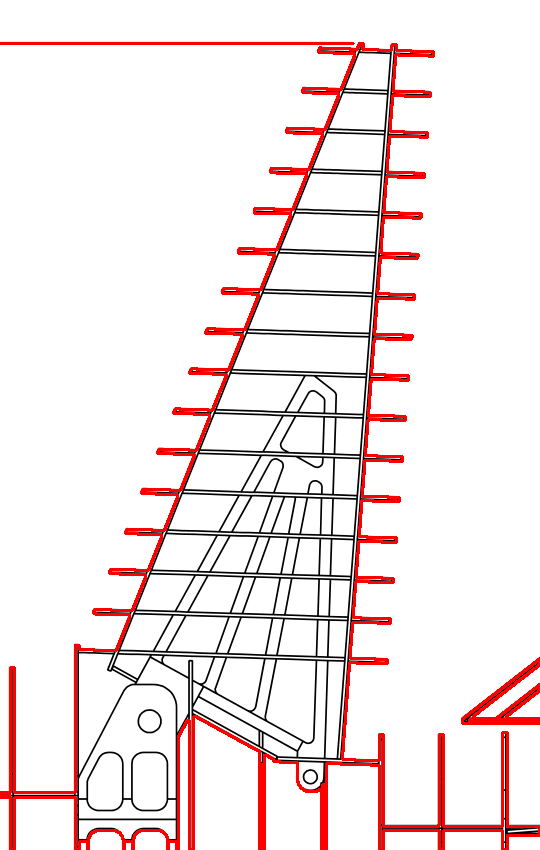
#> input picture references/UPC_general/wing_forward_debug.png, 540 x 850 px, found by its file name
$ python wing_hough.py
#> lines starting #> are read from the running program, lines starting #| are printed output that depends on the picture; long printed decimals are rounded
import cv2, numpy as np, math
g=cv2.imread(r'C:\Users\dezen\Desktop\135er-Spandau-Defeat\side-projects\F14_TOMCAT_RC\\references\\UPC_general\\wing_forward_debug.png',0)
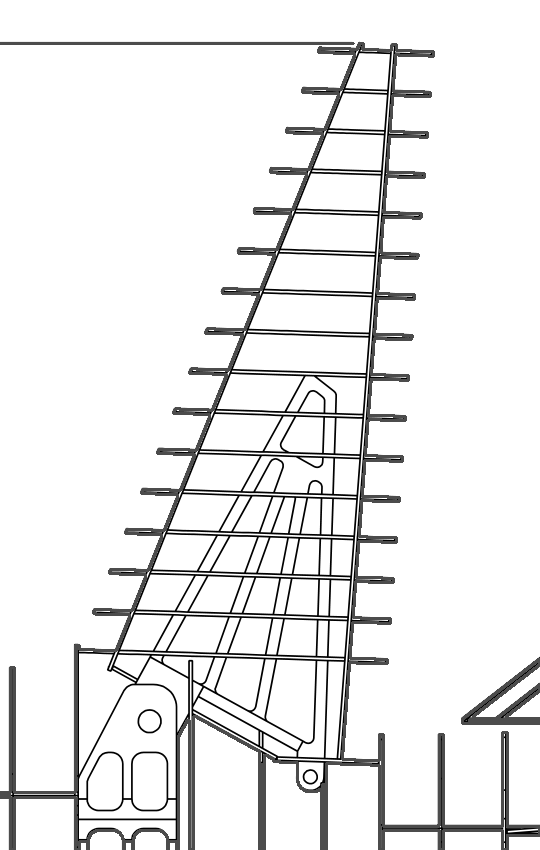
#> g: shape (850, 540); min 0, max 255, mean 235.3
edges=cv2.Canny(g,50,150,apertureSize=3)
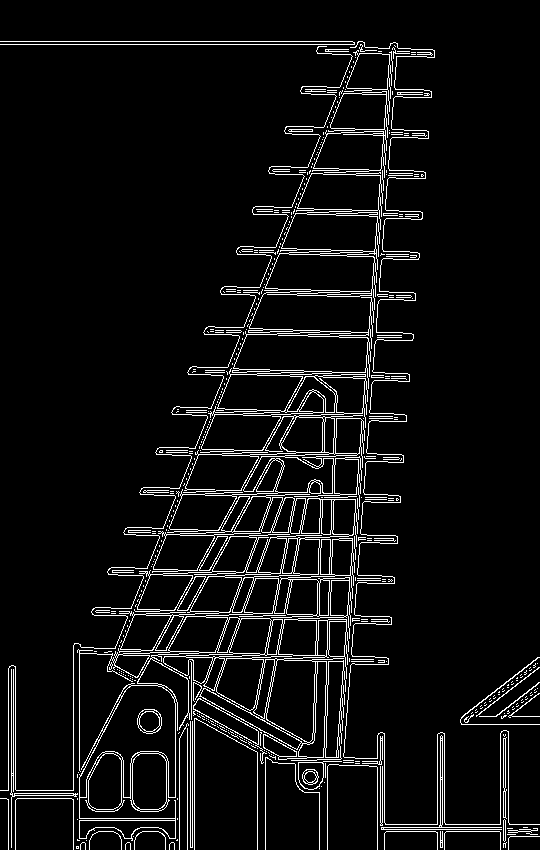
#> edges: shape (850, 540); 6.2% white in thin lines or dots
lines=cv2.HoughLinesP(edges,1,np.pi/180,threshold=80,minLineLength=140,maxLineGap=12)
#> lines = 68 rows, first 6: [374, 262, 390, 43], [135, 685, 309, 371], [345, 632, 385, 164], [0, 44, 364, 44], [0, 41, 362, 41], [107, 666, 296, 196]
arr=[]
if lines is not None:
 for L in lines.reshape(-1,4):
  x1,y1,x2,y2=[int(v) for v in L]
  ln=math.hypot(x2-x1,y2-y1)
  ang=math.degrees(math.atan2(y2-y1,x2-x1))
  arr.append((ln,ang,(x1,y1,x2,y2)))
#> this loop made 68 passes
#> (x1, y1, x2, y2, ln, ang) on passes 1 to 12: (374, 262, 390, 43, 219.6, -85.82), (135, 685, 309, 371, 359, -61.01), (345, 632, 385, 164, 469.7, -85.11), (0, 44, 364, 44, 364, 0), (0, 41, 362, 41, 362, 0), (107, 666, 296, 196, 506.6, -68.09), (111, 671, 250, 328, 370.1, -67.94), (326, 669, 336, 372, 297.2, -88.07), (334, 764, 362, 442, 323.2, -85.03), (372, 310, 391, 43, 267.7, -85.93), (218, 404, 364, 42, 390.3, -68.04), (324, 782, 331, 570, 212.1, -88.11)
#> after the loop, arr = 68 items
for a in sorted(arr,reverse=True)[:30]: print(a)
#> this loop made 30 passes
#> a on passes 1 to 12: (506.6, -68.09, (107, 666, 296, 196)), (469.7, -85.11, (345, 632, 385, 164)), (390.3, -68.04, (218, 404, 364, 42)), (370.1, -67.94, (111, 671, 250, 328)), (364, 0, (0, 44, 364, 44)), (362, 0, (0, 41, 362, 41)), (360.3, -67.99, (223, 376, 358, 42)), (359, -61.01, (135, 685, 309, 371)), (359, -61.01, (132, 685, 306, 371)), (333.9, -60.98, (159, 663, 321, 371)), (333.1, -60.9, (157, 662, 319, 371)), (329, -61.1, (163, 659, 322, 371))
#| (506.578, -68.094, (107, 666, 296, 196))
#| (469.706, -85.115, (345, 632, 385, 164))
#| (390.333, -68.035, (218, 404, 364, 42))
#| (370.095, -67.940, (111, 671, 250, 328))
#| (364.0, 0.0, (0, 44, 364, 44))
#| (362.0, 0.0, (0, 41, 362, 41))
#| (360.251, -67.992, (223, 376, 358, 42))
#| (358.987, -61.007, (135, 685, 309, 371))
#> (further printed lines are left out)

$ run again, with references/UPC_general/general_08.png copied over references/UPC_general/wing_forward_debug.png
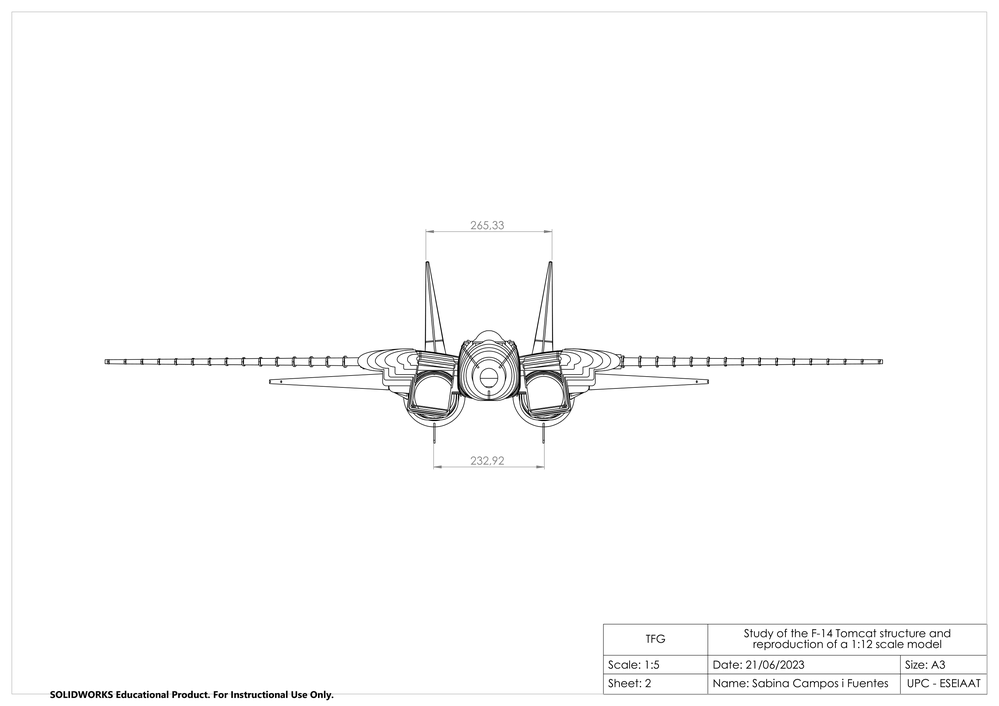
#> input picture references/UPC_general/general_08.png, 999 x 706 px, shrunk from 2858 x 2021 before the run, found by its file name
#> g is the input picture: shape (706, 999); min 0, max 255, mean 251.4
#> `edges=cv2.Canny(g,50,150,apertureSize=3)`:
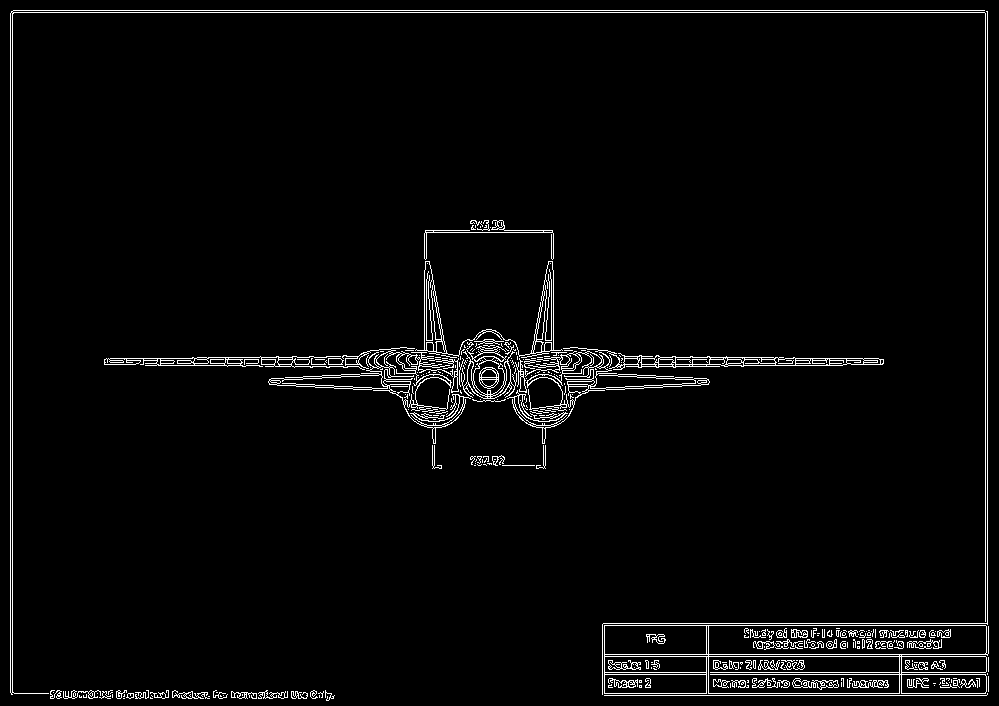
#> edges: shape (706, 999); 3.1% white in thin lines or dots
#> lines = 46 rows, first 6: [13, 10, 984, 10], [11, 12, 987, 12], [12, 694, 12, 11], [10, 692, 10, 13], [985, 625, 985, 13], [52, 695, 334, 695]
#> the loop `for L in lines.reshape(-1,4):` made 46 passes
#> (x1, y1, x2, y2, ln, ang) on passes 1 to 8: (13, 10, 984, 10, 971, 0), (11, 12, 987, 12, 976, 0), (12, 694, 12, 11, 683, -90), (10, 692, 10, 13, 679, -90), (985, 625, 985, 13, 612, -90), (52, 695, 334, 695, 282, 0), (987, 624, 987, 11, 613, -90), (11, 693, 331, 693, 320, 0)
#> after the loop `for L in lines.reshape(-1,4):`: arr = 46 items
#> the loop `for a in sorted(arr,reverse=True)[:30]: print(a)` made 30 passes
#> a on passes 1 to 8: (976, 0, (11, 12, 987, 12)), (971, 0, (13, 10, 984, 10)), (683, -90, (12, 694, 12, 11)), (679, -90, (10, 692, 10, 13)), (613, -90, (987, 624, 987, 11)), (612, -90, (985, 625, 985, 13)), (436, 0, (359, 359, 795, 359)), (385, 0, (602, 693, 987, 693))
#> (printed output is left out)

$ run again, with references/UPC_general/general_09.png copied over references/UPC_general/wing_forward_debug.png
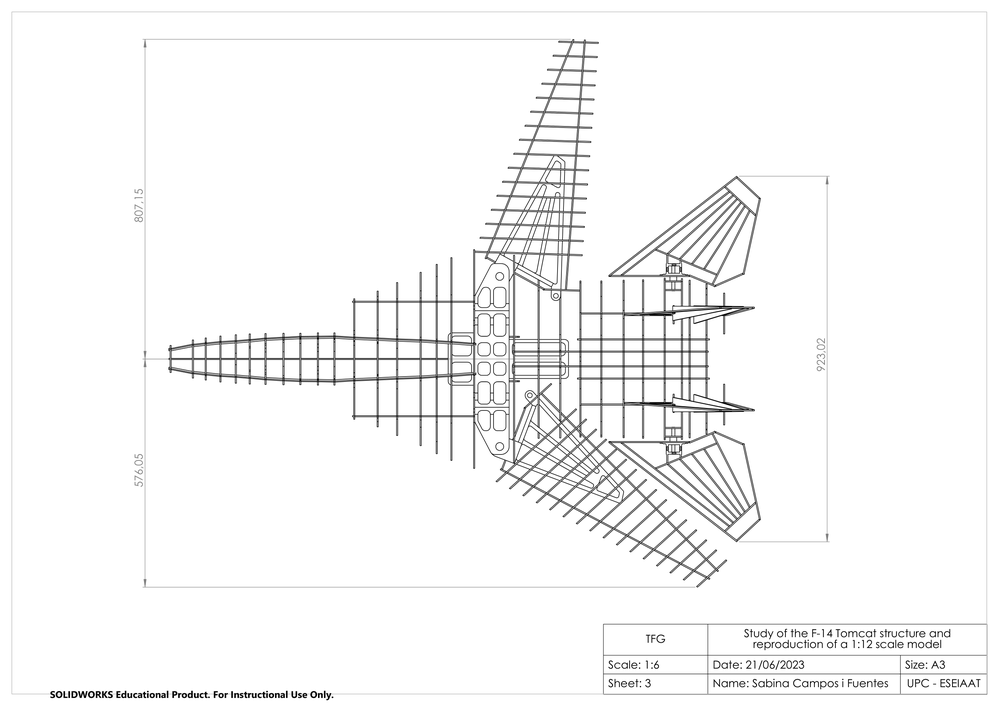
#> input picture references/UPC_general/general_09.png, 999 x 706 px, shrunk from 2858 x 2021 before the run, found by its file name
#> g is the input picture: shape (706, 999); min 0, max 255, mean 247
#> `edges=cv2.Canny(g,50,150,apertureSize=3)`:
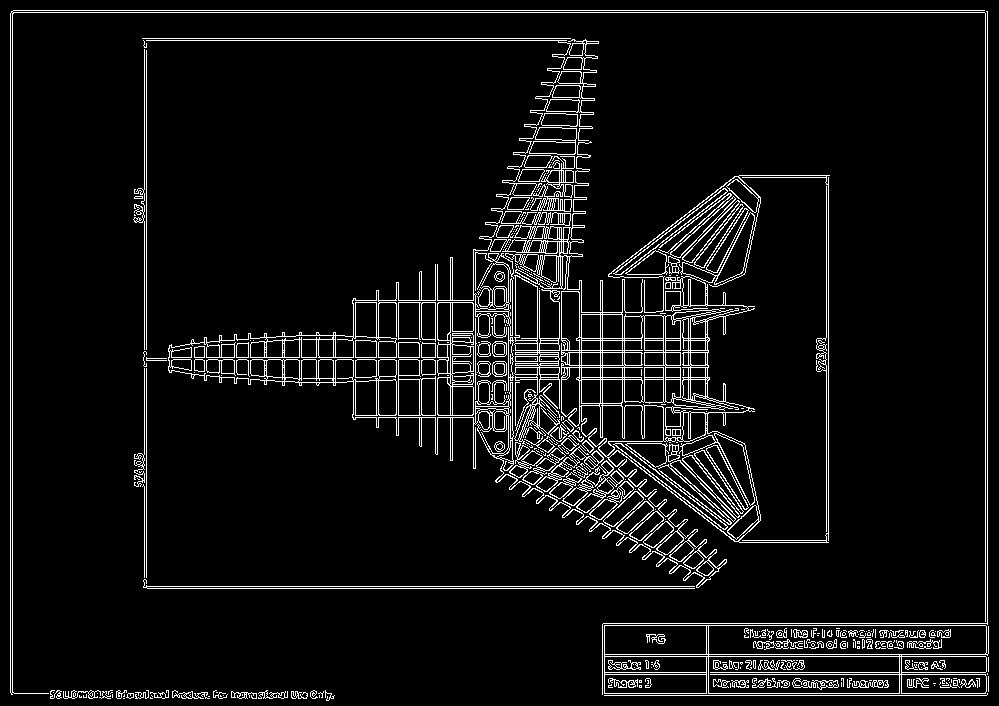
#> edges: shape (706, 999); 6.3% white in thin lines or dots
#> lines = 121 rows, first 6: [11, 12, 987, 12], [13, 10, 984, 10], [985, 625, 985, 13], [10, 692, 10, 13], [12, 694, 12, 11], [987, 624, 987, 11]
#> the loop `for L in lines.reshape(-1,4):` made 121 passes
#> (x1, y1, x2, y2, ln, ang) on passes 1 to 8: (11, 12, 987, 12, 976, 0), (13, 10, 984, 10, 971, 0), (985, 625, 985, 13, 612, -90), (10, 692, 10, 13, 679, -90), (12, 694, 12, 11, 683, -90), (987, 624, 987, 11, 613, -90), (143, 586, 699, 586, 556, 0), (11, 693, 331, 693, 320, 0)
#> after the loop `for L in lines.reshape(-1,4):`: arr = 121 items
#> the loop `for a in sorted(arr,reverse=True)[:30]: print(a)` made 30 passes
#> a on passes 1 to 8: (976, 0, (11, 12, 987, 12)), (971, 0, (13, 10, 984, 10)), (683, -90, (12, 694, 12, 11)), (679, -90, (10, 692, 10, 13)), (613, -90, (987, 624, 987, 11)), (612, -90, (985, 625, 985, 13)), (556, 0, (143, 586, 699, 586)), (549, -90, (146, 587, 146, 38))
#> (printed output is left out)

$ run again, with references/UPC_general/general_10.png copied over references/UPC_general/wing_forward_debug.png
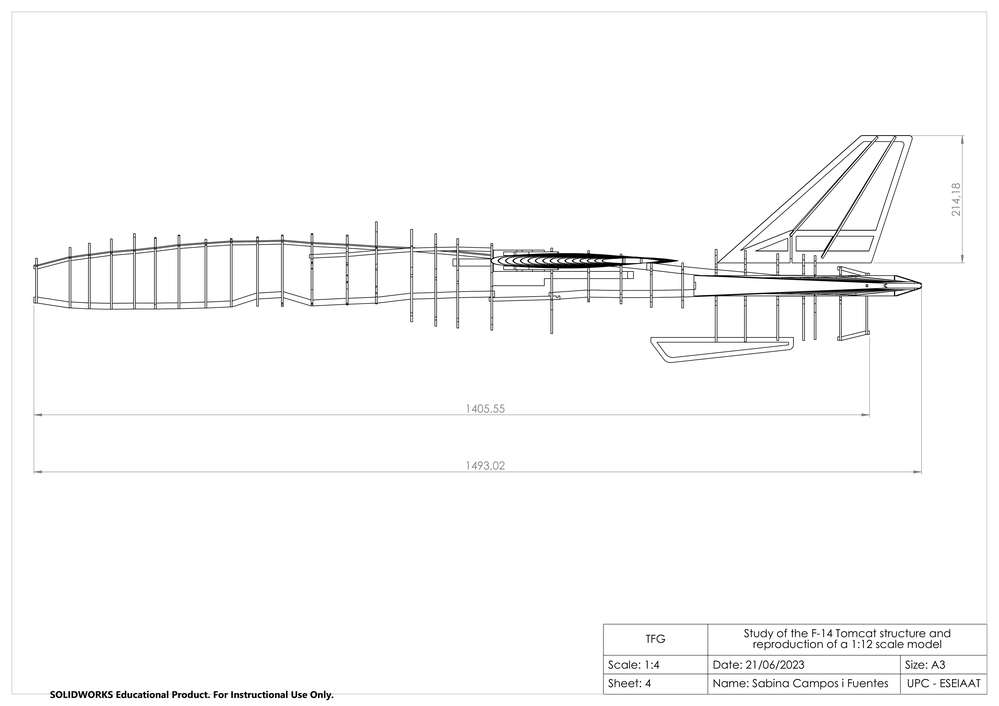
#> input picture references/UPC_general/general_10.png, 999 x 706 px, shrunk from 2858 x 2021 before the run, found by its file name
#> g is the input picture: shape (706, 999); min 0, max 255, mean 249.8
#> `edges=cv2.Canny(g,50,150,apertureSize=3)`:
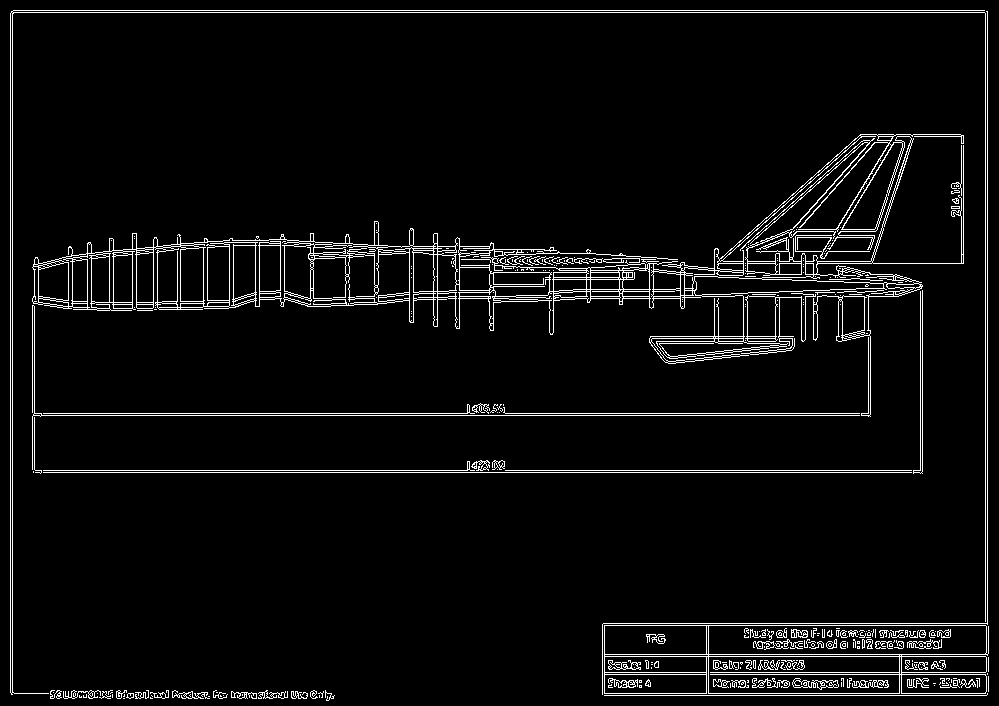
#> edges: shape (706, 999); 4.6% white in thin lines or dots
#> lines = 50 rows, first 6: [11, 12, 987, 12], [13, 10, 984, 10], [35, 470, 488, 470], [33, 472, 921, 472], [33, 415, 869, 415], [34, 413, 474, 413]
#> the loop `for L in lines.reshape(-1,4):` made 50 passes
#> (x1, y1, x2, y2, ln, ang) on passes 1 to 8: (11, 12, 987, 12, 976, 0), (13, 10, 984, 10, 971, 0), (35, 470, 488, 470, 453, 0), (33, 472, 921, 472, 888, 0), (33, 415, 869, 415, 836, 0), (34, 413, 474, 413, 440, 0), (10, 692, 10, 13, 679, -90), (987, 624, 987, 11, 613, -90)
#> after the loop `for L in lines.reshape(-1,4):`: arr = 50 items
#> the loop `for a in sorted(arr,reverse=True)[:30]: print(a)` made 30 passes
#> a on passes 1 to 8: (976, 0, (11, 12, 987, 12)), (971, 0, (13, 10, 984, 10)), (888, 0, (33, 472, 921, 472)), (836, 0, (33, 415, 869, 415)), (683, -90, (12, 694, 12, 11)), (679, -90, (10, 692, 10, 13)), (613, -90, (987, 624, 987, 11)), (612, -90, (985, 625, 985, 13))
#> (printed output is left out)
